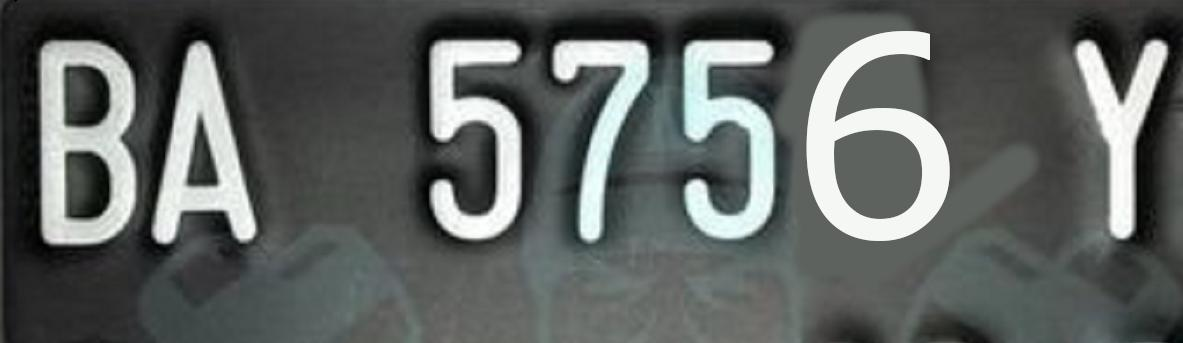
#> input picture midterm/img/1.jpg, 1183 x 343 px, found by its file name; its folder holds only this picture in this run
$ jupyter execute --allow-errors midterm2.ipynb   (older library calls are emulated)
#> lines starting #> are read from the running program, lines starting #| are printed output that depends on the picture; after the words box and inside, x2 and y2 are one past the last pixel; in counts of white or black regions, pixels touching at a corner belong together
#> further down, img is the input picture: shape (343, 1183, 3); mean B, G, R 96.4, 98.3, 94.1
<a href="https://colab.research.google.com/github/zenosance/machine-learning/blob/main/midterm2.ipynb" target="_parent"></a>

# Midterm Clustering Challenge

## Intructions

1. Select 5 license plate images for each group member from the dataset provided.
2. Segment the number plate image to clarify the characters on the number plate.
3. You can use the K-Means algorithm as explained in the previous practicum or use another clustering algorithm.
4. You are allowed to carry out data preprocessing on the image such as,
    - Change the color space
    - Dimensional reduction
    - etc
5. Show image comparison between before and after segmentation

## Chall Bonus

1. How to evaluate segmentation results?
2. Apply to this case!

## Note:

The image loaded by OpenCV, so basically OpenCV load images in BGR format

<hr>

### 1. Library

[cell 1]
import pandas as pd
import cv2 as cv
import numpy as np
import matplotlib.pyplot as plt
from sklearn.cluster import KMeans
from google.colab.patches import cv2_imshow

[cell 2]
from google.colab import drive
drive.mount('/content/drive')


data = []

def plot_image(data):
    fig, ax = plt.subplots(1, 5, figsize=(20, 20))

    for i in range(len(data)):
        ax[i].imshow(data[i])
        ax[i].axis('off')

    plt.show()

#> (the rest of this cell did not finish here and is left out)

### 2. Melakukan Peningkatan Kualitas Gambar

[cell 3]
import cv2 as cv
import numpy as np

def increase_contrast_and_clarity(img):
    # Ubah gambar menjadi grayscale
    gray_img = cv.cvtColor(img, cv.COLOR_RGB2GRAY)

    # Terapkan filter median untuk mengurangi noise
    denoised_img = cv.GaussianBlur(gray_img, (5, 5), 0)

    return denoised_img

data_increased = []

for img_rgb in data:
    # Peningkatan kontras dan kejelasan
    increased_img = increase_contrast_and_clarity(img_rgb)
    data_increased.append(increased_img)
#> this loop made 1 pass
#> after the loop, data_increased = 1 item


plot_image(data_increased)
#> the loop in plot_image, `for i in range(len(data)):` made 1 pass

[cell 4]
import cv2 as cv
import numpy as np
from sklearn.cluster import KMeans
import matplotlib.pyplot as plt
from skimage.metrics import structural_similarity as compare_ssim


def kmeans_segmentation(image, num_clusters):
    reshaped_image = image.reshape(-1, 1)
    kmeans = KMeans(n_clusters=num_clusters, random_state=42)
    kmeans.fit(reshaped_image)
    labels = kmeans.labels_.reshape(image.shape[:2])

    # Assign two distinct colors (orange and purple)
    unique_labels = np.unique(labels)
    color1 = [255, 165, 0]  # Orange
    color2 = [128, 0, 128]  # Purple

    colored_image = np.zeros(image.shape + (3,), dtype=np.uint8)

    for label in unique_labels:
        mask = (labels == label)
        if label == unique_labels[0]:
            colored_image[mask] = color1
        else:
            colored_image[mask] = color2

    return colored_image


num_clusters = 2
kmeans_tmp = []


for img in data_increased:
    segmented_img = kmeans_segmentation(img, num_clusters)
    kmeans_tmp.append(kmeans_segmentation(img, num_clusters))

    img = cv.cvtColor(img, cv.COLOR_BGR2RGB)  # Convert to RGB for consistency


    plt.subplot(1, 2, 1)
    plt.title('Citra Asli')
    plt.imshow(img)

    plt.subplot(1, 2, 2)
    plt.title(f'K-Means (K={num_clusters})')
    plt.imshow(segmented_img)

    plt.show()
#> this loop made 1 pass
#> pass 1, in kmeans_segmentation, `labels = kmeans.labels_.reshape(image.shape[:2])`:
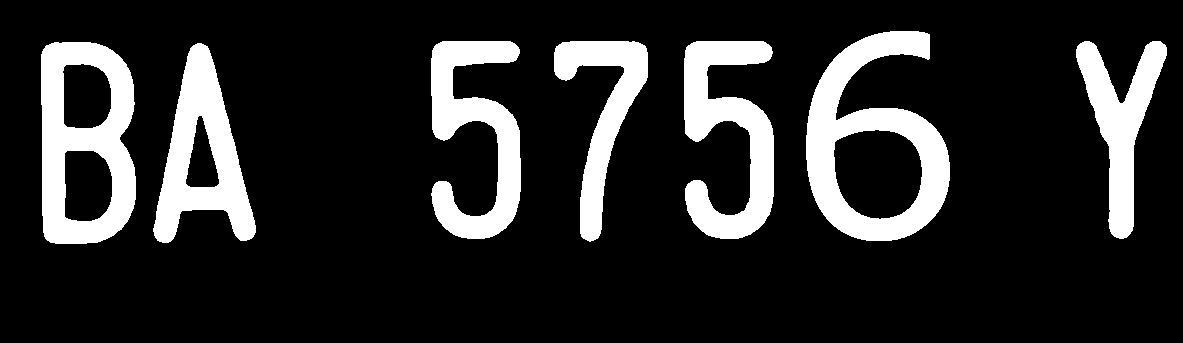
#> labels: shape (343, 1183) int32; values 0 (black) and 1 (white), 16.5% white; 7 white regions, largest, box (x1, y1, x2, y2) and area: (806, 31, 950, 241) 13142, (41, 42, 136, 244) 11636, (684, 41, 774, 239) 9617
#> pass 1, `segmented_img = kmeans_segmentation(img, num_clusters)`:
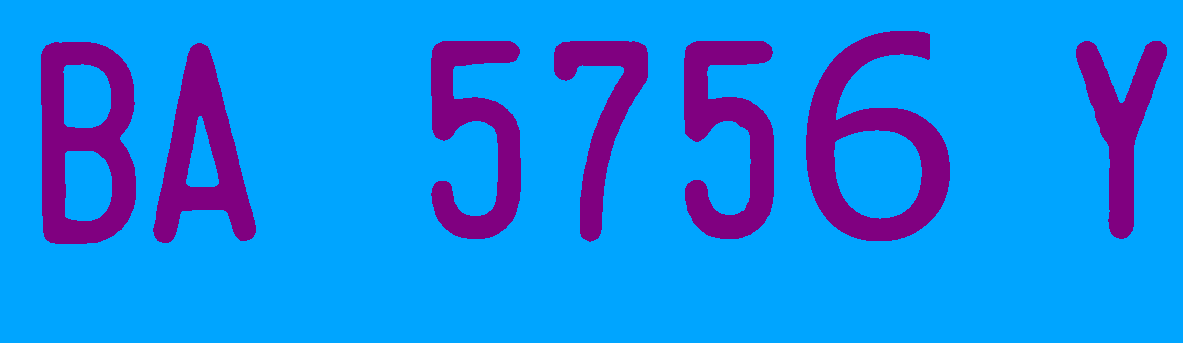
#> segmented_img: shape (343, 1183, 3); mean of channels 0, 1, 2 234.1, 137.8, 21.1; drawn as B, G, R
#> pass 1, `plt.show()`:
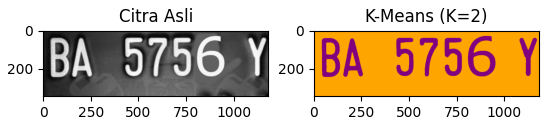
#> figure drawn by matplotlib, 2 panels
#> after the loop, kmeans_tmp = 1 item

plot_image(kmeans_tmp)
#> the loop in plot_image (call 2), `for i in range(len(data)):` made 1 pass

[cell 5]
import cv2
import numpy as np
import matplotlib.pyplot as plt

def two_color_segmentation(image, threshold_value):
    # Lakukan operasi thresholding untuk menghasilkan citra biner
    _, segmented_img = cv2.threshold(image, threshold_value, 255, cv2.THRESH_BINARY)

    # Buat dua warna: oranye dan ungu
    orange = [255, 165, 0]  # Orange
    purple = np.array([128, 0, 128], dtype=np.uint8)

    # Inisialisasi citra hasil segmentasi dengan warna latar belakang ungu
    colored_image = cv2.cvtColor(segmented_img, cv2.COLOR_GRAY2BGR)
    colored_image[segmented_img == 255] = purple  # Set objek menjadi oranye
    colored_image[segmented_img == 0] = orange  # Set latar belakang menjadi ungu

    return colored_image

two_tmp = []

for img in data_increased:
    threshold_value = 148  # Ambil nilai ambang sesuai kebutuhan
    segmented_img = two_color_segmentation(img, threshold_value)
    two_tmp.append(two_color_segmentation(img, threshold_value))

    # Tampilkan citra asli
    plt.subplot(1, 2, 1)
    plt.title('Citra Asli')
    plt.imshow(cv2.cvtColor(img, cv2.COLOR_BGR2RGB))

    # Tampilkan hasil segmentasi dua warna (oranye dan ungu)
    plt.subplot(1, 2, 2)
    plt.title('Segmentasi Dua Warna')
    plt.imshow(segmented_img)

    plt.show()
#> this loop made 1 pass
#> threshold_value on pass 1: 148
#> pass 1, `plt.show()`:
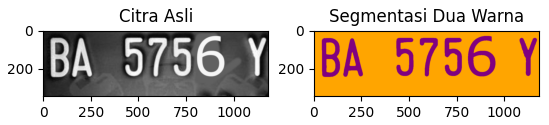
#> figure drawn by matplotlib, 2 panels; B, G, R data is drawn as R, G, B
#> after the loop, two_tmp = 1 item

plot_image(two_tmp)

[cell 6]
from skimage.metrics import structural_similarity as compare_ssim

# Inisialisasi list untuk hasil SSIM
ssim_values = []

for i in range(len(kmeans_tmp)):
    # Konversi gambar ke citra grayscale
    gray_kmeans = cv2.cvtColor(kmeans_tmp[i], cv2.COLOR_BGR2GRAY)
    gray_two = cv2.cvtColor(two_tmp[i], cv2.COLOR_BGR2GRAY)

    # Hitung SSIM antara kedua citra grayscale
    ssim = compare_ssim(gray_kmeans, gray_two)
    ssim_values.append(ssim)
#> this loop made 1 pass
#> ssim on pass 1: 1
#> after the loop, ssim_values = [1]

# Cetak hasil SSIM
for i, ssim in enumerate(ssim_values):
    print(f"SSIM antara K-Means dan Two-Color gambar ke-{i + 1}: {ssim}")
